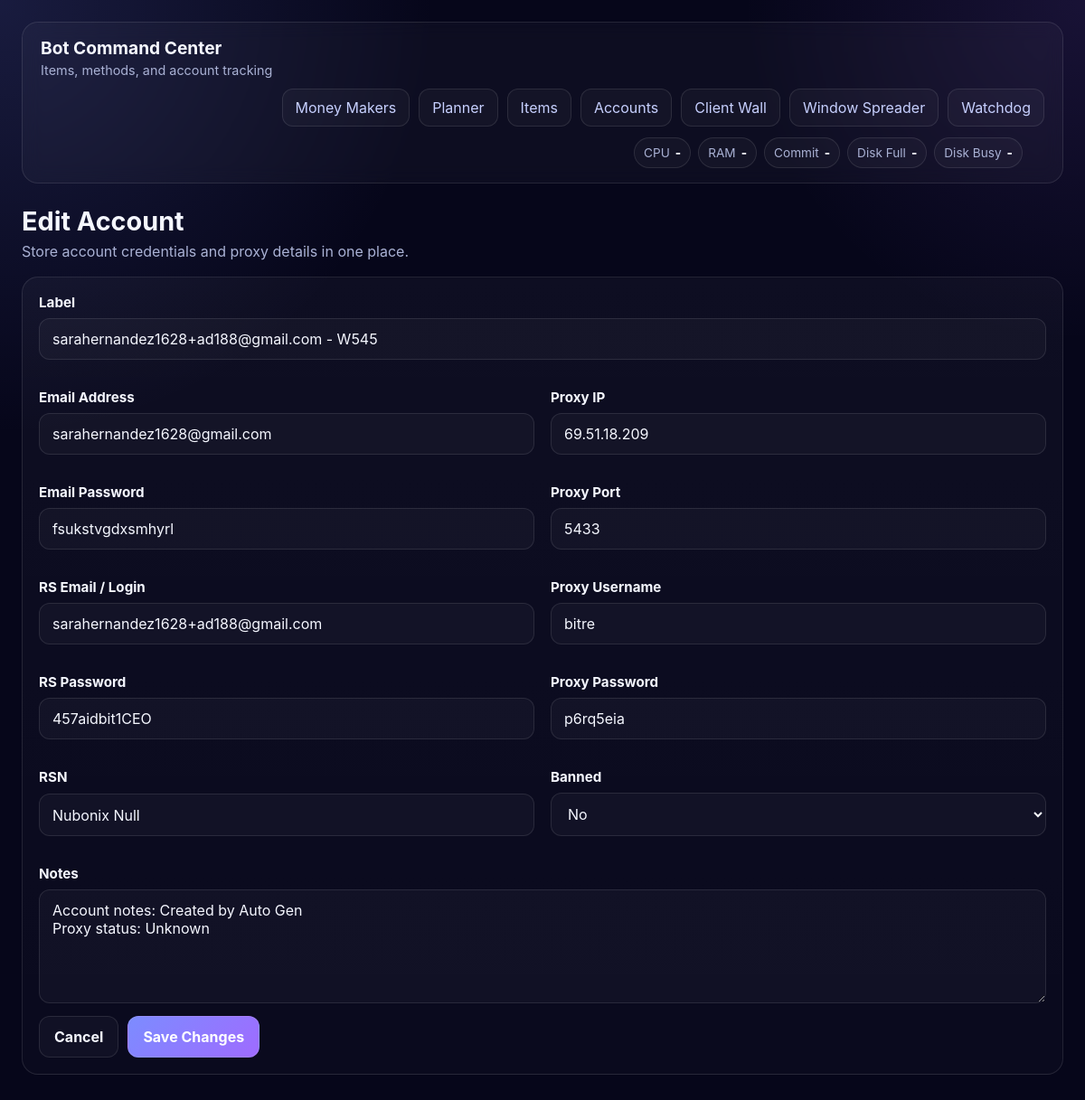
Before: /accounts/16/edit with the older database file.
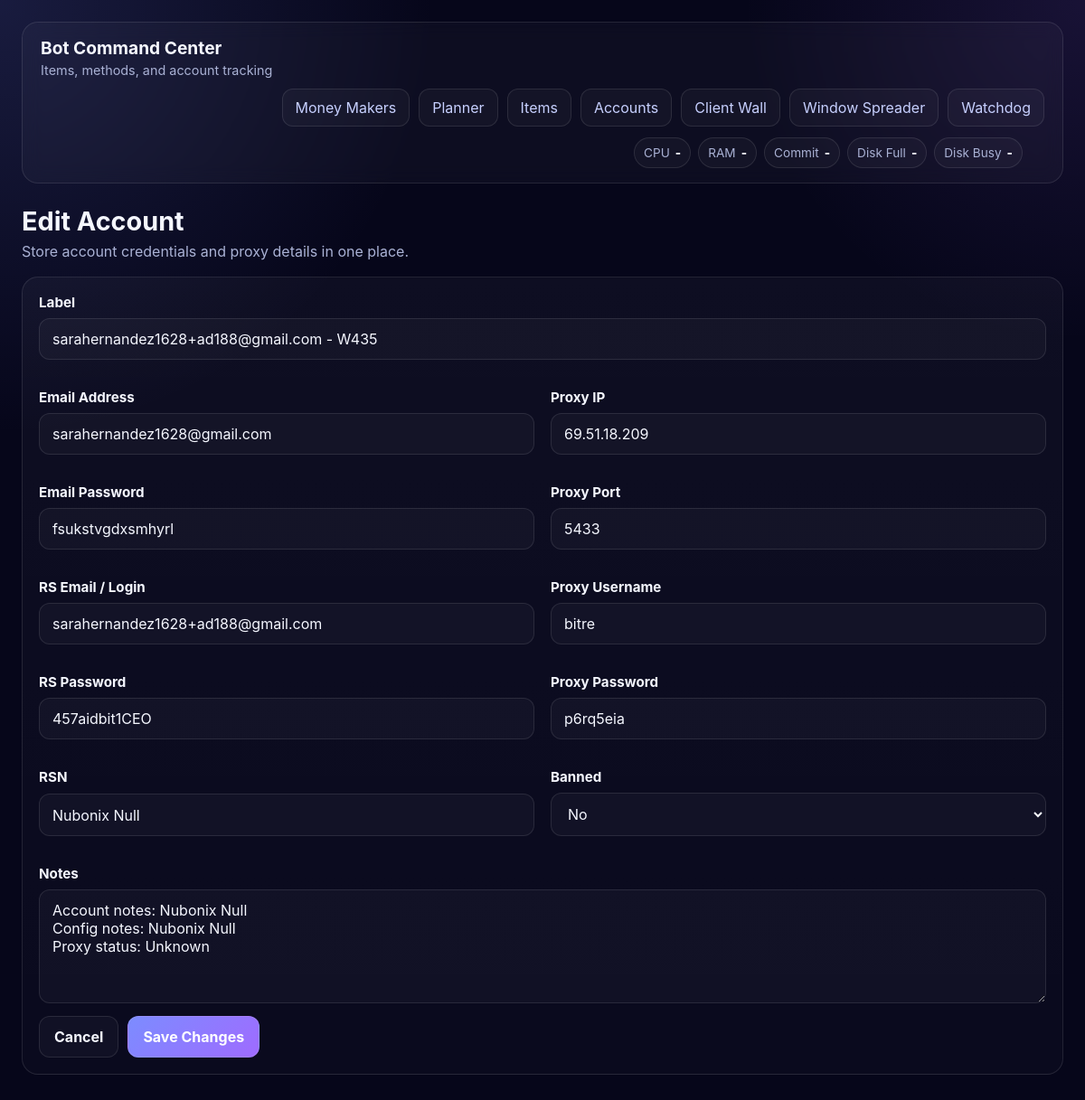
After: the same page with the newer database file.
### app/models.py (models this page shows)
class Account(Base):
    __tablename__ = "account"
    id: Mapped[int] = mapped_column(primary_key=True)
    label: Mapped[str] = mapped_column(String(255), index=True)
    email_address: Mapped[Optional[str]] = mapped_column(String(255), nullable=True)
    email_password: Mapped[Optional[str]] = mapped_column(String(255), nullable=True)
    rs_email: Mapped[Optional[str]] = mapped_column(String(255), nullable=True)
    rs_password: Mapped[Optional[str]] = mapped_column(String(255), nullable=True)
    rsn: Mapped[Optional[str]] = mapped_column(String(255), nullable=True)
    proxy_ip: Mapped[Optional[str]] = mapped_column(String(255), nullable=True)
    proxy_port: Mapped[Optional[str]] = mapped_column(String(50), nullable=True)
    proxy_username: Mapped[Optional[str]] = mapped_column(String(255), nullable=True)
    proxy_password: Mapped[Optional[str]] = mapped_column(String(255), nullable=True)
    notes: Mapped[Optional[str]] = mapped_column(Text, nullable=True)
    botting_hub_config_id: Mapped[Optional[int]] = mapped_column(Integer, nullable=True, unique=True, index=True)
    botting_hub_account_id: Mapped[Optional[int]] = mapped_column(Integer, nullable=True, index=True)
    botting_hub_proxy_id: Mapped[Optional[int]] = mapped_column(Integer, nullable=True, index=True)
    world: Mapped[Optional[int]] = mapped_column(Integer, nullable=True)
    status: Mapped[Optional[str]] = mapped_column(String(50), nullable=True)
    banned: Mapped[bool] = mapped_column(default=False, server_default="0")
    created_at: Mapped[datetime] = mapped_column(
        DateTime(timezone=True),
        server_default=func.now(),
    )
    updated_at: Mapped[datetime] = mapped_column(
        DateTime(timezone=True),
        server_default=func.now(),
        onupdate=func.now(),
    )
    plan_assignments: Mapped[list["AccountPlanAssignment"]] = relationship(
        back_populates="account",
        cascade="all, delete-orphan",
    )
    progress: Mapped[Optional["AccountProgress"]] = relationship(
        back_populates="account",
        cascade="all, delete-orphan",
        uselist=False,
    )
    goals: Mapped[list["AccountGoal"]] = relationship(
        back_populates="account",
        cascade="all, delete-orphan",
    )
    expenses: Mapped[list["AccountExpense"]] = relationship(
        back_populates="account",
        cascade="all, delete-orphan",
    )

### app/main.py (the view)
@app.get("/accounts/{account_id}/edit", response_class=HTMLResponse)
def edit_account_form(request: Request, account_id: int, session: Session = Depends(get_session)):
    account = session.get(Account, account_id)
    if not account:
        raise HTTPException(status_code=404, detail="Account not found")
    return templates.TemplateResponse(
        request,
        "account_form.html",
        {
            "request": request,
            "account": account,
            "message": request.query_params.get("message"),
        },
    )

### app/templates/account_form.html (shortened to what this page needs)
{% extends "base.html" %}
{% block content %}
{% set editing = account is defined and account %}
<div class="page-header">
    <div>
        <h2>{% if editing %}Edit Account{% else %}New Account{% endif %}</h2>
        <p>Store account credentials and proxy details in one place.</p>
    </div>
</div>
<div class="card">
    <form action="{% if editing %}/accounts/{{ account.id }}/edit{% else %}/accounts/new{% endif %}" method="post">
        <div class="form-grid">
            <div class="form-group form-group-full">
                <label for="label">Label</label>
                <input type="text" name="label" id="label" value="{{ account.label if editing else '' }}" placeholder="Example: Fletching Batch 01" required>
            </div>
            <div class="form-group">
                <label for="email_address">Email Address</label>
                <input type="text" name="email_address" id="email_address" value="{{ account.email_address if editing else '' }}">
            </div>
            <div class="form-group">
                <label for="proxy_ip">Proxy IP</label>
                <input type="text" name="proxy_ip" id="proxy_ip" value="{{ account.proxy_ip if editing else '' }}">
            </div>
            <div class="form-group">
                <label for="email_password">Email Password</label>
                <input type="text" name="email_password" id="email_password" value="{{ account.email_password if editing else '' }}">
            </div>
            <div class="form-group">
                <label for="proxy_port">Proxy Port</label>
                <input type="text" name="proxy_port" id="proxy_port" value="{{ account.proxy_port if editing else '' }}">
            </div>
            <div class="form-group">
                <label for="rs_email">RS Email / Login</label>
                <input type="text" name="rs_email" id="rs_email" value="{{ account.rs_email if editing else '' }}">
            </div>
            <div class="form-group">
                <label for="proxy_username">Proxy Username</label>
                <input type="text" name="proxy_username" id="proxy_username" value="{{ account.proxy_username if editing else '' }}">
            </div>
            <div class="form-group">
                <label for="rs_password">RS Password</label>
                <input type="text" name="rs_password" id="rs_password" value="{{ account.rs_password if editing else '' }}">
            </div>
            <div class="form-group">
                <label for="proxy_password">Proxy Password</label>
                <input type="text" name="proxy_password" id="proxy_password" value="{{ account.proxy_password if editing else '' }}">
            </div>
            <div class="form-group">
                <label for="rsn">RSN</label>
                <input type="text" name="rsn" id="rsn" value="{{ account.rsn if editing else '' }}">
            </div>
            <div class="form-group">
                <label for="banned">Banned</label>
                {% set banned_value = 'true' if editing and account.banned else 'false' %}
                <select name="banned" id="banned">
                    <option value="false" {% if banned_value == 'false' %}selected{% endif %}>No</option>
                </select>
            </div>
            <div class="form-group form-group-full">
                <label for="notes">Notes</label>
                <textarea name="notes" id="notes" rows="5" placeholder="Optional notes">{{ account.notes if editing and account.notes else '' }}</textarea>
            </div>
        </div>
        <div class="actions">
            <a href="/accounts"><button type="button" class="secondary">Cancel</button></a>
            <button type="submit">{% if editing %}Save Changes{% else %}Create Account{% endif %}</button>
        </div>
    </form>
</div>
{% endblock %}

Changed rows visible on the page:
changed Account "sarahernandez1628@gmail.com": label "sarahernandez1628+ad188@gmail.com - W545" → "sarahernandez1628+ad188@gmail.com - W435"; notes "Account notes: Created by Auto Gen Proxy status: Unknown" → "Account notes: Nubonix Null Config notes: Nubonix Null Proxy status: Unknown"
